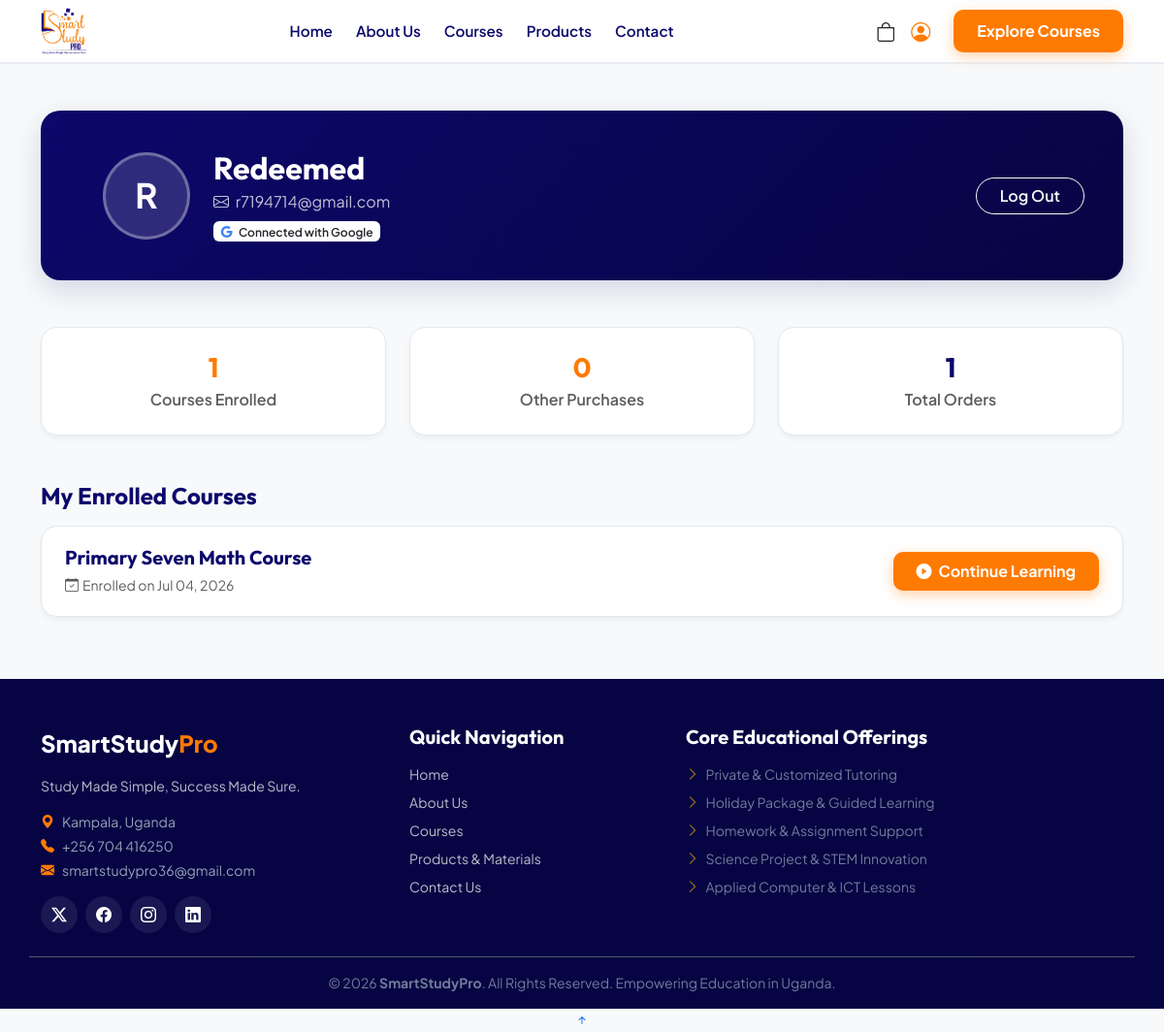
Before: /profile.php (signed in) with the older database file.
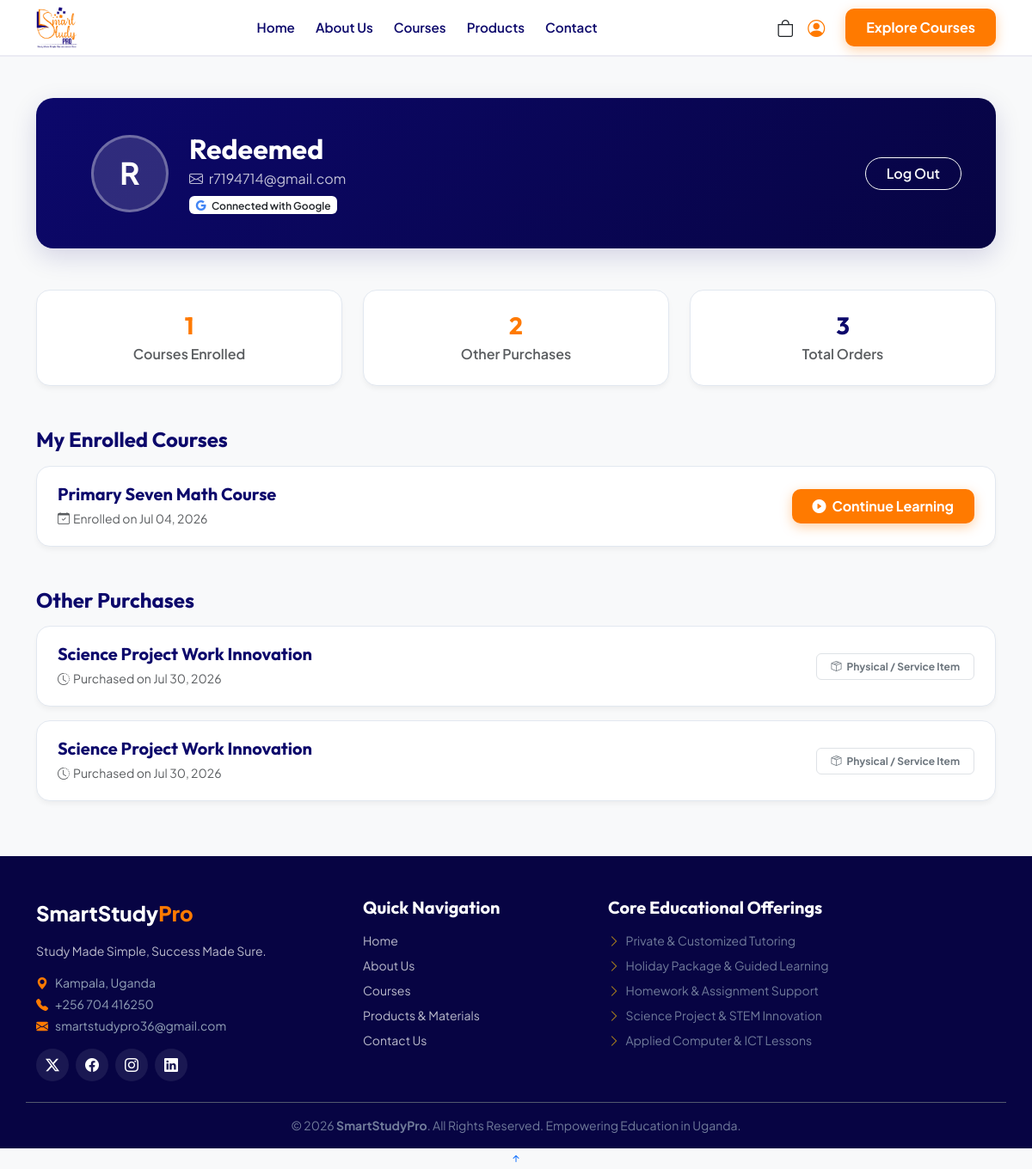
After: the same page with the newer database file.
### tables this page shows
CREATE TABLE bookings (
    id INTEGER PRIMARY KEY AUTOINCREMENT,
    user_id TEXT,
    name TEXT,
    email TEXT,
    phone TEXT,
    service TEXT,
    date TEXT,
    message TEXT,
    price TEXT
, paid INTEGER DEFAULT 0, file_path TEXT, created_at DATETIME, synced INTEGER DEFAULT 0, account_id INTEGER);

### auth.php (called while the page is built, shortened)
<?php
function auth_db(): PDO {
    static $db = null;
    if ($db !== null) return $db;
    $dir = __DIR__ . "/database";
    $db = new PDO("sqlite:" . $dir . "/bookings.db");
    $db->setAttribute(PDO::ATTR_ERRMODE, PDO::ERRMODE_EXCEPTION);
    $db->exec("CREATE TABLE IF NOT EXISTS users (
        id INTEGER PRIMARY KEY AUTOINCREMENT,
        name TEXT NOT NULL,
        email TEXT NOT NULL UNIQUE,
        password_hash TEXT,
        google_id TEXT,
        avatar TEXT,
        created_at DATETIME DEFAULT CURRENT_TIMESTAMP
    )");
    return $db;
}
function current_user(): ?array {
    static $cache = null;
    if ($cache !== null) return $cache ?: null;
    $stmt = auth_db()->prepare("SELECT id, name, email, avatar, google_id FROM users WHERE id = :id");
    $stmt->execute([':id' => $_SESSION['user_id']]);
    $user = $stmt->fetch(PDO::FETCH_ASSOC);
    $cache = $user ?: false;
    return $user ?: null;
}
function is_logged_in(): bool {
    return current_user() !== null;
}
function require_login(): void {
    if (!is_logged_in()) {
        $redirect = urlencode($_SERVER['REQUEST_URI'] ?? 'profile.php');
        header("Location: login.php?redirect=" . $redirect);
        exit;
    }
}

### profile.php (the view, shortened to what the changed rows need)
<?php
require_once 'auth.php';
require_login();
$user = current_user();
$db = auth_db();
$stmt = $db->prepare("
    SELECT * FROM bookings
    WHERE paid = 1 AND (account_id = :account_id OR email = :email)
    ORDER BY created_at DESC
");
$stmt->execute([':account_id' => $user['id'], ':email' => $user['email']]);
$purchases = $stmt->fetchAll(PDO::FETCH_ASSOC);
$courses = [];
$otherItems = [];
foreach ($purchases as $item) {
    if (stripos($item['service'], 'Course') !== false) {
        $courses[] = $item;
    } else {
        $otherItems[] = $item;
    }
}
?>
<!DOCTYPE html>
<html lang="en">
<head>
  <link href="assets/vendor/bootstrap/css/bootstrap.min.css" rel="stylesheet">
  <link href="assets/vendor/bootstrap-icons/bootstrap-icons.css" rel="stylesheet">
  <link href="assets/vendor/aos/aos.css" rel="stylesheet">
  <link href="assets/vendor/glightbox/css/glightbox.min.css" rel="stylesheet">
  <link href="assets/vendor/swiper/swiper-bundle.min.css" rel="stylesheet">
</head>
<body class="profile-page bg-light">
  <main class="container py-5">
    <div class="profile-hero d-flex align-items-center flex-wrap gap-4 mb-5" data-aos="fade-up">
      <div class="flex-grow-1">
        <h2 class="fw-bold mb-1"><?= htmlspecialchars($user['name']) ?></h2>
      </div>
    </div>
    <div class="row g-4 mb-5" data-aos="fade-up" data-aos-delay="100">
      <div class="col-md-4">
        <div class="ssp-stat-card">
          <h3 class="fw-bold mb-1" style="color: var(--ssp-orange);"><?= count($otherItems) ?></h3>
          <p class="text-muted mb-0 fw-semibold">Other Purchases</p>
        </div>
      </div>
      <div class="col-md-4">
        <div class="ssp-stat-card">
          <h3 class="fw-bold mb-1" style="color: var(--ssp-navy);"><?= count($purchases) ?></h3>
          <p class="text-muted mb-0 fw-semibold">Total Orders</p>
        </div>
      </div>
    </div>
    <div data-aos="fade-up" data-aos-delay="200">
      <?php if (empty($courses)): ?>
        <div class="empty-state">
          <i class="bi bi-mortarboard" style="font-size: 3rem; opacity: 0.4;"></i>
          <p class="mt-3 mb-3">You haven't enrolled in any courses yet.</p>
          <a href="courses.php" class="btn-ssp-primary text-decoration-none px-4 py-2 d-inline-block">Browse Courses</a>
        </div>
      <?php else: ?>
        <?php foreach ($courses as $c): ?>
          <div class="ssp-item-card flex-wrap gap-3">
            <div>
              <h5 class="fw-bold mb-1" style="color: var(--ssp-navy);"><?= htmlspecialchars($c['service']) ?></h5>
              <small class="text-muted"><i class="bi bi-calendar-check me-1"></i>Enrolled on <?= htmlspecialchars(date('M d, Y', strtotime($c['created_at']))) ?></small>
            </div>
            <a href="study.php?course_id=<?= (int) $c['id'] ?>" class="btn-ssp-primary text-decoration-none px-4 py-2">
              <i class="bi bi-play-circle-fill me-1"></i> Continue Learning
            </a>
          </div>
        <?php endforeach; ?>
      <?php endif; ?>
    </div>
    <?php if (!empty($otherItems)): ?>
      <div class="mt-5" data-aos="fade-up" data-aos-delay="300">
        <h4 class="fw-bold mb-3" style="color: var(--ssp-navy);">Other Purchases</h4>
        <?php foreach ($otherItems as $o): ?>
          <div class="ssp-item-card flex-wrap gap-3">
            <div>
              <h5 class="fw-bold mb-1" style="color: var(--ssp-navy);"><?= htmlspecialchars($o['service']) ?></h5>
              <small class="text-muted"><i class="bi bi-clock-history me-1"></i>Purchased on <?= htmlspecialchars(date('M d, Y', strtotime($o['created_at']))) ?></small>
            </div>
            <?php if (!empty($o['file_path'])): ?>
              <a href="download.php?file=<?= urlencode($o['file_path']) ?>" class="btn btn-dark rounded-3 px-4 py-2 text-decoration-none">
                <i class="bi bi-cloud-arrow-down-fill me-1"></i> Download File
              </a>
            <?php else: ?>
              <span class="badge bg-white text-secondary border px-3 py-2 rounded-2"><i class="bi bi-box-seam me-1"></i> Physical / Service Item</span>
            <?php endif; ?>
          </div>
        <?php endforeach; ?>
      </div>
    <?php endif; ?>
  </main>
</body>
</html>

Changed rows visible on the page:
added bookings: service "Science Project Work Innovation", created_at "Jul 30, 2026", file_path "Physical / Service Item", shown under "Other Purchases"
added bookings: service "Science Project Work Innovation", created_at "Jul 30, 2026", file_path "Physical / Service Item", shown under "Other Purchases"
Other visible differences:
count($otherItems): "0" → "2"
count($purchases): "1" → "3"
text now shown: "Other Purchases"
